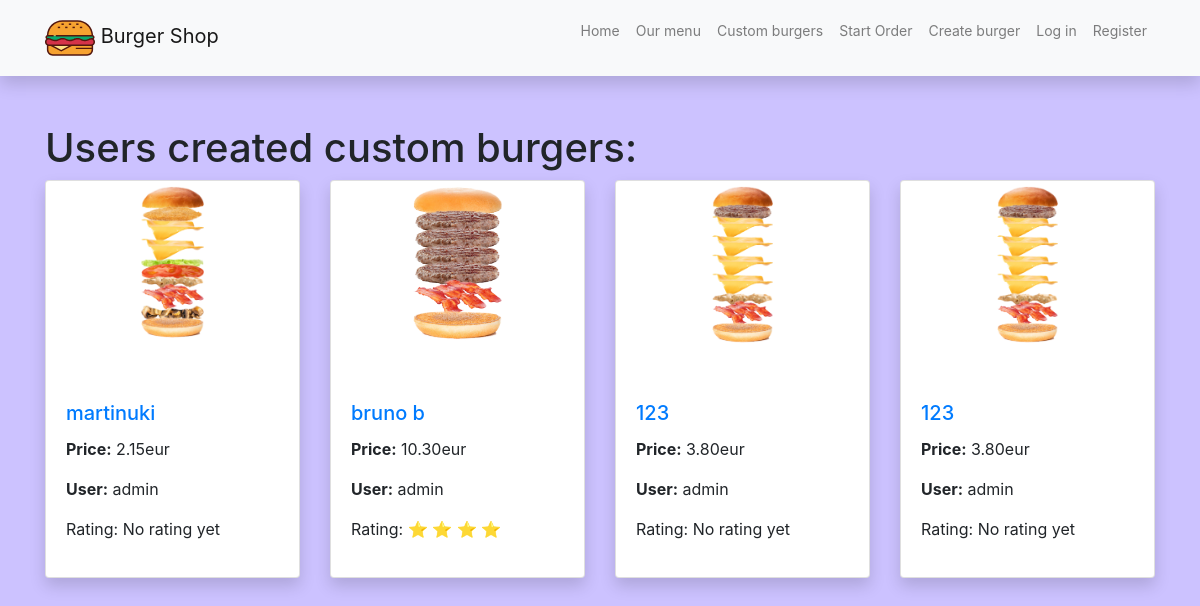
The page /burger_shop/custom-burgers/ on the database as committed earlier.
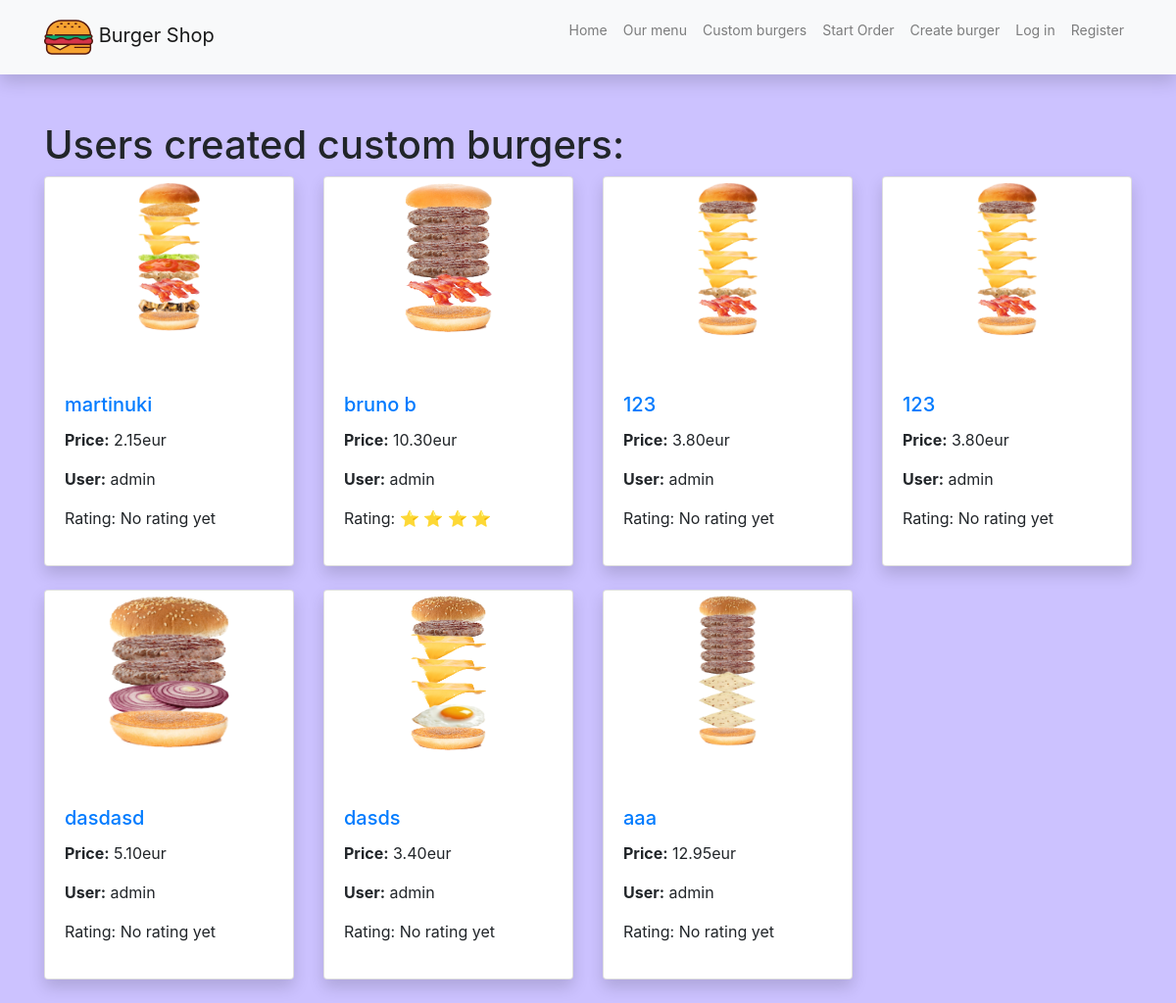
The same page on the database as committed later.
### burger_shop/models.py (models this page shows, shortened)
class CustomBurger(models.Model):
    user = models.ForeignKey(User, on_delete=models.SET_NULL, null=True, blank=True)
    name = models.CharField('Name', max_length=50)
    image = models.ImageField(upload_to='users_burgers', blank=True, null=True)
    @property
    def total_price(self):
        recipe_items = self.customburgerrecipe_set.all()
        return sum(item.price for item in recipe_items)
    @property
    def average_rating(self):
        avg_rating = self.burgerreview_set.aggregate(Avg('rating'))['rating__avg']
        return range(round(avg_rating)) if avg_rating else 0
    class Meta:
        verbose_name = 'Custom Burger'
        verbose_name_plural = 'Custom Burgers'

class CustomBurgerRecipe(models.Model):
    custom_burger = models.ForeignKey(CustomBurger, on_delete=models.CASCADE, null=True, blank=True)
    ingredient = models.ForeignKey(Ingredient, on_delete=models.CASCADE, null=True, blank=True)
    quantity = models.IntegerField('Quantity')
    @property
    def price(self):
        if self.ingredient and self.quantity:
            return self.ingredient.price * self.quantity
        return 0

class Ingredient(models.Model):
    category = models.CharField('Category', max_length=50)
    name = models.CharField('Name', max_length=50)
    description = models.CharField('Description', max_length=150)
    price = models.DecimalField('Price', max_digits=30, decimal_places=2)
    part_image = models.ImageField(upload_to='burger_components/', blank=True)
    class Meta:
        verbose_name = 'Ingredient'
        verbose_name_plural = 'Ingredients'

### burger_shop/views.py (the view)
# urls.py: path('custom-burgers/', views.all_custom_burgers, name='custom_burgers'),
def all_custom_burgers(request):
    custom_burgers = CustomBurger.objects.all()
    context = {
        'custom_burgers':custom_burgers
    }
    return render(request, 'custom_burgers.html', context=context)

### burger_shop/templates/custom_burgers.html
{% extends 'base.html' %}
{% load static %}
{% block content %}
<h1>Users created custom burgers:</h1>
<div class="row">
    {% for burger in custom_burgers %}
    <div class="col-sm-6 col-md-3 d-flex align-items-stretch">
                <div class="card mb-4 shadow">
                    {% if burger.image %}
                        <img class="card-img-top" src="{{ burger.image.url }}" style="object-fit: contain;">
                    {% else %}
                        <img class="card-img-top" src="{% static 'img/no-image.png' %}">
                    {% endif %}
                    <div class="card-body">
                        <a href="{% url 'burger_shop:user_burger' burger.id %}"><h5 class="card-title">{{ burger.name }}</h5></a>
                        <p class="card-text"><strong>Price:</strong> {{ burger.total_price }}eur</p>
                        <p class="card-text"><strong>User:</strong> {{ burger.user }}</p>
                        <p>Rating: <span class="review-stars">
                            {% if burger.average_rating %}
                                {% for _ in burger.average_rating %}
                                 ⭐
                                {% endfor %}
                            {% else %}
                            No rating yet
                            {% endif %}
                        </span></p>
                    </div>
                </div>
    </div>
    {% endfor %}
</div>
{% endblock %}

### burger_shop/templates/base.html (shortened to what this page needs)
<!DOCTYPE html>
<html lang="en">
<head>
    <link rel="stylesheet"
          href="https://stackpath.bootstrapcdn.com/bootstrap/4.1.3/css/bootstrap.min.css"
>
    {% load static %}
    <link rel="stylesheet" href="{% static 'css/styles.css' %}">
</head>
<body>
<nav class="navbar navbar-expand-lg navbar-light bg-light static-top mb-5 shadow">
  <div class="container d-flex flex-wrap">
    <a class="navbar-brand" href="{% url 'burger_shop:homepage' %}">
      Burger Shop
    </a>
    <ul class="collapse navbar-collapse justify-content-end" id="navbarResponsive">
      <ul class="navbar-nav ms-auto">
        <li class="nav-item"><a class="nav-link" href="{% url 'burger_shop:homepage' %}">Home</a></li>
        <li class="nav-item"><a class="nav-link" href="{% url 'burger_shop:menu' %}">Our menu</a></li>
        <li class="nav-item"><a class="nav-link" href="{% url 'burger_shop:custom_burgers' %}">Custom burgers</a></li>
        <li class="nav-item"><a class="nav-link" href="{% url 'burger_shop:start_order' %}">Start Order</a></li>
        <li class="nav-item"><a class="nav-link" href="{% url 'burger_shop:create_burger' %}">Create burger</a></li>
        {% if user.is_authenticated %}
          <li class="nav-item dropdown">
            <a class="nav-link dropdown-toggle" href="#" id="userDropdown" role="button" data-bs-toggle="dropdown" aria-expanded="false">
            <svg class="bi bi-person" width="1.5em" height="1.5em" viewBox="0 0 16 16" fill="currentColor" xmlns="http://www.w3.org/2000/svg"><path fill-rule="evenodd" d="M13 14s1 0 1-1-1-4-6-4-6 3-6 4 1 1 1 1h10zm-9.995-.944v-.002.002zM3.022 13h9.956a.274.274 0 00.014-.002l.008-.002c-.001-.246-.154-.986-.832-1.664C11.516 10.68 10.289 10 8 10c-2.29 0-3.516.68-4.168 1.332-.678.678-.83 1.418-.832 1.664a1.05 1.05 0 00.022.004zm9.974.056v-.002.002zM8 7a2 2 0 100-4 2 2 0 000 4zm3-2a3 3 0 11-6 0 3 3 0 016 0z" clip-rule="evenodd"/></svg>
            {{ user.username }}
            </a>
            <ul class="dropdown-menu" aria-labelledby="userDropdown">
                <li><a class="dropdown-item" href="{% url 'burger_shop:user-profile' %}">My Profile</a></li>
                <li><a class="dropdown-item" href="{% url 'burger_shop:user_orders' %}">My Orders</a></li>
                <li><a class="dropdown-item" href="{% url 'burger_shop:user_burgers' %}">My Burgers</a></li>
                <li><a class="dropdown-item" href="/accounts/logout/">Log out</a></li>
            </ul>
          </li>
        {% else %}
          <li class="nav-item"><a class="nav-link" href="{% url 'login' %}?next={{ request.path }}">Log in</a></li>
          <li class="nav-item"><a class="nav-link" href="{% url 'burger_shop:register' %}?next={{ request.path }}">Register</a></li>
        {% endif %}
      </ul>
    </ul>
  </div>
</nav>
    <div class="container">{% block content %}{% endblock %}</div>
</body>
</html>

### burger_shop/static/css/styles.css (style rules this page uses)
body { background-color: #ccc2ff; }
.card { width: 100%; max-width: 300px; min-height: 300px; }
.card img { width: 100%; height: 200px; object-fit: cover; padding: 5px; }
.navbar-nav .nav-link { font-size: 14px; }

Rows that differ between the two databases and show on the page:
added CustomBurger: image (picture), name "dasdasd", total_price "5.10", user "admin", shows "No rating yet"
added CustomBurger: image (picture), name "dasds", total_price "3.40", user "admin", shows "No rating yet"
added CustomBurger: image (picture), name "aaa", total_price "12.95", user "admin", shows "No rating yet"
